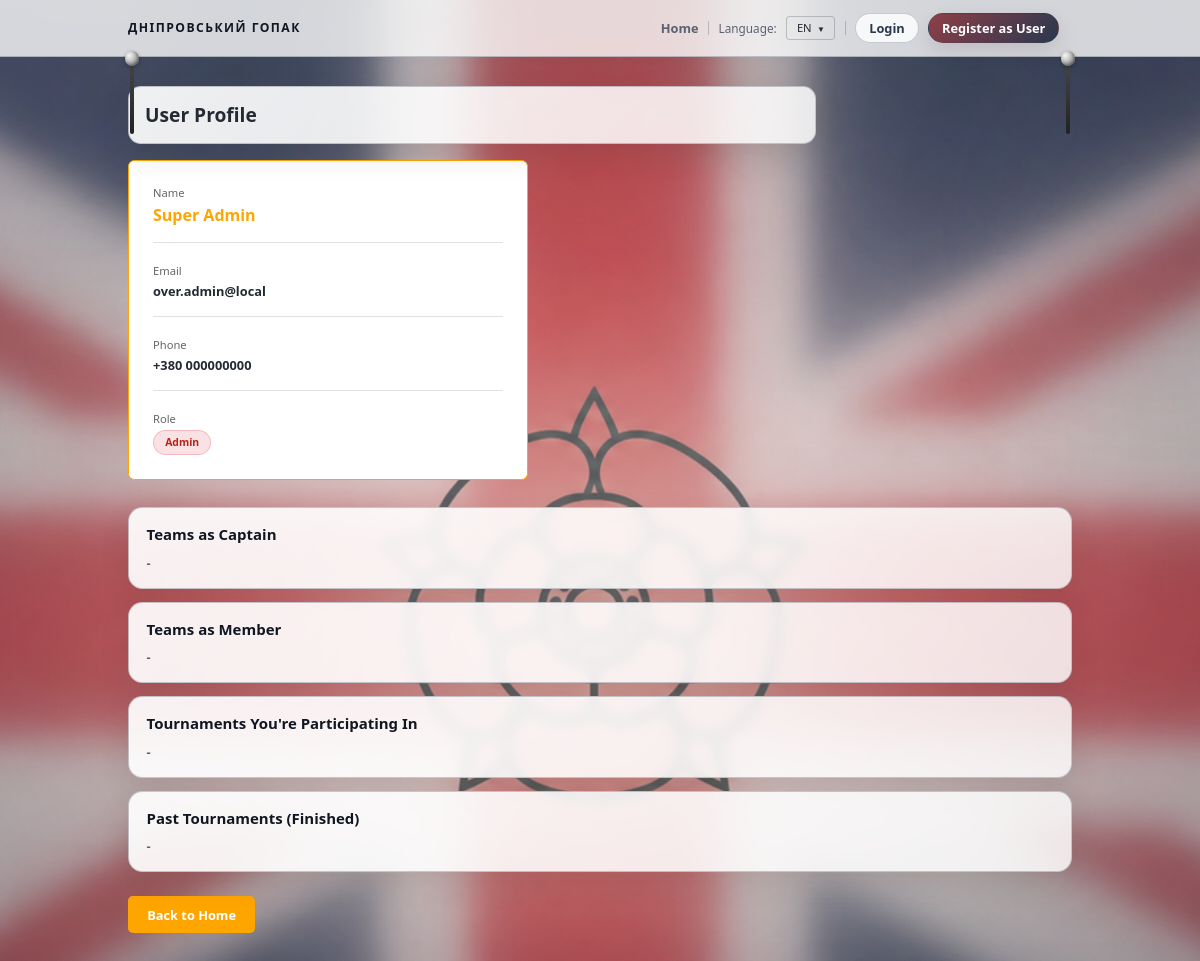
Page /user/1 on the committed database.
### Progect8/backend/models.py (models this page shows, shortened)
class User(db.Model):
    id = db.Column(db.Integer, primary_key=True)
    first_name = db.Column(db.String(120), nullable=False)
    last_name = db.Column(db.String(120), nullable=False)
    email = db.Column(db.String(200), unique=True, nullable=False)
    password_hash = db.Column(db.String(255), nullable=False, default='')
    phone_country_code = db.Column(db.String(10), nullable=False, default='+380')
    phone_number = db.Column(db.String(30), nullable=False, default='')
    age = db.Column(db.Integer)
    bio = db.Column(db.Text)
    role = db.Column(db.String(30), default='team')
    is_verified = db.Column(db.Boolean, default=False)
    verification_token = db.Column(db.String(64), unique=True, nullable=True)
    last_login_at = db.Column(db.DateTime, nullable=True)
    login_token = db.Column(db.String(64), unique=True, nullable=True)
    assigned_tournaments = db.relationship(
        'Tournament',
        secondary=tournament_jury_assignments,
        back_populates='assigned_juries',
        lazy='dynamic'
    )
    @property
    def phone_display(self):
        if self.phone_country_code and self.phone_number:
            return f"{self.phone_country_code} {self.phone_number}"
        return self.phone_number or ''

### Progect8/backend/admin.py (the view, shortened to what this page needs)
def user_profile(uid):
    u = User.query.get_or_404(uid)
    teams_captain = Team.query.filter_by(captain_id=u.id).all()
    teams_member = list(u.teams)
    participating = []
    past = []
    seen = set()
    return render_template(
        'profile.html',
        user=u,
        teams_captain=teams_captain,
        teams_member=teams_member,
        participating=participating,
        past=past,
        is_over_admin=is_over_admin(u)
    )

### Progect8/backend/app.py (called while the page is built)
@app.context_processor
def inject_user_processor():
    return inject_user()

@app.context_processor
def translation_processor():
    return translation()

### Progect8/backend/app_helpers.py (called while the page is built)
def get_current_user():
    uid = session.get('user_id')
    if uid:
        return db.session.get(User, uid)
    return None

def inject_user():
    return {'get_current_user': get_current_user}

### Progect8/backend/auth.py (called while the page is built)
def is_over_admin(user):
    return bool(user and user.email in (OVER_ADMIN_EMAIL, LEGACY_OVER_ADMIN_EMAIL))

### Progect8/backend/translations.py (called while the page is built)
def get_text(key, lang='en', **kwargs):
    if lang not in TRANSLATIONS:
        lang = 'en'
    text = TRANSLATIONS[lang].get(key, TRANSLATIONS['en'].get(key, key))
    if kwargs:
        try:
            return text.format(**kwargs)
        except Exception:
            return text
    return text

### Progect8/templates/profile.html (shortened to what this page needs)
{% extends 'base.html' %}
{% block content %}
  <h2>{{ t('user_profile') }}</h2>
  <div style="max-width: 500px; background: #ffffff; border: 2px solid #ffa500; padding: 30px; border-radius: 8px; margin-top: 20px;">
    <div style="margin-bottom: 25px; padding-bottom: 20px; border-bottom: 2px solid #e0e0e0;">
      <div style="font-size: 14px; color: #666; margin-bottom: 5px;">{{ t('name') }}</div>
      <div style="font-size: 20px; font-weight: 700; color: #ffa500;">{{ user.first_name }} {{ user.last_name }}</div>
    </div>
    <div style="margin-bottom: 25px; padding-bottom: 20px; border-bottom: 2px solid #e0e0e0;">
      <div style="font-size: 14px; color: #666; margin-bottom: 5px;">{{ t('email') }}</div>
      <div style="font-size: 16px; font-weight: 600;">{{ user.email }}</div>
    </div>
    {% if user.phone_display %}
      <div style="margin-bottom: 25px; padding-bottom: 20px; border-bottom: 2px solid #e0e0e0;">
        <div style="font-size: 14px; color: #666; margin-bottom: 5px;">{{ t('phone') }}</div>
        <div style="font-size: 16px; font-weight: 600;">{{ user.phone_display }}</div>
      </div>
    {% endif %}
    <div>
      <div style="font-size: 14px; color: #666; margin-bottom: 5px;">{{ t('role') }}</div>
      <div>
        <span style="display: inline-block; padding: 6px 14px; border-radius: 20px; font-weight: 600; font-size: 13px;
          {% if user.role == 'admin' %}background: rgba(220, 53, 69, 0.14); color: #b42318; border: 1px solid rgba(220, 53, 69, 0.24);
          {% elif user.role == 'jury' %}background: #fff3e0; color: #ef6c00;
          {% else %}background: #fff8e1; color: #f57c00;
          {% endif %}">
          {% if user.role == 'admin' %}
            {{ t('admin_short') }}
          {% elif user.role == 'jury' %}
            {{ t('jury_short') }}
          {% else %}
            {{ t('team') }}
          {% endif %}
        </span>
      </div>
    </div>
  </div>
  <div class="profile-section-grid">
    <section class="profile-section-card">
      <h3>{{ t('teams_as_captain') }}</h3>
      {% if teams_captain %}
        <ul>
          {% for team in teams_captain %}
            <li>
              <a href="/tournament/{{ team.tournament_id }}">{{ team.name }}</a>
              {% if team.tournament.status == 'Registration' %}
                <a href="/edit_team_members/{{ team.id }}" style="margin-left:10px; display:inline-block; padding:6px 12px; background:#ffa500; color:white; text-decoration:none; border-radius:4px; font-size:90%;">{{ t('edit_composition') }}</a>
              {% endif %}
            </li>
          {% endfor %}
        </ul>
      {% else %}
        <p>-</p>
      {% endif %}
    </section>
    <section class="profile-section-card">
      <h3>{{ t('teams_as_member') }}</h3>
      {% if teams_member %}
        <ul>
          {% for team in teams_member %}
            <li>
              <a href="/tournament/{{ team.tournament_id }}">{{ team.name }}</a>
              {% if team.tournament.status == 'Registration' %}
                <a href="/edit_team_members/{{ team.id }}" style="margin-left:10px; display:inline-block; padding:6px 12px; background:#ffa500; color:white; text-decoration:none; border-radius:4px; font-size:90%;">{{ t('edit_composition') }}</a>
              {% endif %}
            </li>
          {% endfor %}
        </ul>
      {% else %}
        <p>-</p>
      {% endif %}
    </section>
    <section class="profile-section-card">
      <h3>{{ t('tournaments_participating') }}</h3>
      {% if participating %}
        <ul>
          {% for tour in participating %}
            <li><a href="/tournament/{{ tour.id }}">{{ tour.name }} - {{ translate_value(tour.status) }}</a></li>
          {% endfor %}
        </ul>
      {% else %}
        <p>-</p>
      {% endif %}
    </section>
    <section class="profile-section-card">
      <h3>{{ t('past_tournaments_finished') }}</h3>
      {% if past %}
        <ul>
          {% for tour in past %}
            <li>
              <a href="/tournament/{{ tour.id }}">{{ tour.name }} - {{ translate_value(tour.status) }}</a>
              <a href="/leaderboard/{{ tour.id }}" style="margin-left:10px; display:inline-block; padding:6px 12px; background:#ffa500; color:white; text-decoration:none; border-radius:4px; font-size:90%;">{{ t('leaderboard') }}</a>
            </li>
          {% endfor %}
        </ul>
      {% else %}
        <p>-</p>
      {% endif %}
    </section>
  </div>
  <div style="margin-top: 30px;">
    <a href="/" style="padding: 12px 24px; background: #ffa500; color: white; border-radius: 6px; text-decoration: none; font-weight: 600; display: inline-block;">{{ t('back_home') }}</a>
  </div>
{% endblock %}

### Progect8/templates/base.html (shortened to what this page needs)
<!doctype html>
<html lang="{{ lang }}">
  <head>
    <link rel="stylesheet" href="/static/css/main.css">
  </head>
  <body>
    <div class="page-shell">
      <div class="page-glow page-glow-left"></div>
      <div class="page-glow page-glow-right"></div>
      <nav class="topbar">
<div id="badge-team" class="topbar-badge-wrapper">
  <div class="topbar-badge-pin"></div>
  <div class="topbar-badge-rope"></div>
</div>
<div id="badge-members" class="topbar-badge-wrapper badge-second">
  <div class="topbar-badge-pin"></div>
  <div class="topbar-badge-rope"></div>
</div>
        <div class="topbar-inner">
          <div class="brand-mark-wrapper">
            <a href="/" class="brand-mark">{{ t('app_title') }}</a>
          </div>
          <div class="topbar-links">
            <a href="/">{{ t('home') }}</a>
            <span class="language-switcher">{{ t('language') }}:</span>
            <div class="dropdown topbar-dropdown">
              <button type="button" class="dropdown-toggle" aria-expanded="false">{{ lang|upper }}</button>
            </div>
            {% set _cur = get_current_user() %}
            {% if _cur %}
              <a href="/user/{{ _cur.id }}" class="profile-link" title="{{ t('profile_prefix') }}">{{ t('profile_prefix') }}: {{ _cur.first_name }}</a>
              <a href="/logout" class="logout-link">{{ t('logout') }}</a>
            {% else %}
              <a href="/login" class="auth-link auth-login">{{ t('login') }}</a>
              <a href="/register" class="auth-link auth-register">{{ t('register') }}</a>
            {% endif %}
          </div>
        </div>
      </nav>
      <div class="container">
        {% block content %}{% endblock %}
      </div>
    </div>
  </body>
</html>

### rows in the picture
User: first_name "Super", last_name "Admin", email "over.admin@local", phone_display "+380 000000000"

### other values in the picture
{{ t('app_title') }} "ДНІПРОВСЬКИЙ ГОПАК"
{{ t('home') }} "Home"
{{ t('language') }} "Language"
{{ lang|upper }} "EN"
{{ t('login') }} "Login"
{{ t('register') }} "Register as User"
{{ t('user_profile') }} "User Profile"
{{ t('name') }} "Name"
{{ t('email') }} "Email"
{{ t('phone') }} "Phone"
{{ t('role') }} "Role"
{{ t('admin_short') }} "Admin"
{{ t('teams_as_captain') }} "Teams as Captain"
{{ t('teams_as_member') }} "Teams as Member"
{{ t('tournaments_participating') }} "Tournaments You're Participating In"
